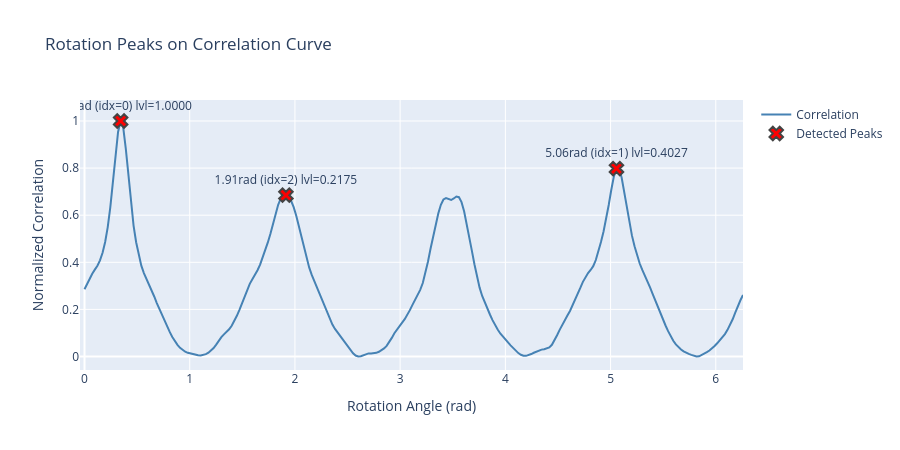

This figure's notebook cell:
### Markdown cell above
## Rotation Peaks

Detected rotation peaks (red x markers) overlaid on the correlation curve. Each peak shows the angle in radians and its index in the correlation array.

### Code cell
fig = go.Figure()

if rotation_corr is not None and rotation_corr.ndim == 2:
    indices = rotation_corr[:, 0]
    angles = rotation_corr[:, 1]
    correlations = rotation_corr[:, 2]
    fig.add_trace(go.Scatter(x=angles, y=correlations, mode='lines', name='Correlation', line=dict(width=2, color='steelblue')))
    fig.update_xaxes(title_text='Rotation Angle (rad)')
    fig.update_yaxes(title_text='Normalized Correlation')

if rotation_peaks is not None and rotation_peaks.ndim == 2:
    sort_idx = np.argsort(rotation_peaks[:, 0])
    sorted_peaks = rotation_peaks[sort_idx]
    peak_angles = sorted_peaks[:, 0]
    peak_heights = sorted_peaks[:, 1]
    level_potentials = sorted_peaks[:, 3]
    peak_indices = sorted_peaks[:, 4].astype(int)
    peak_text = [f'{a:.2f}rad (idx={idx}) lvl={l:.4f}' for a, idx, l in zip(peak_angles, peak_indices, level_potentials)]
    fig.add_trace(go.Scatter(x=peak_angles, y=peak_heights, mode='markers+text',
                             marker=dict(size=12, color='red', symbol='x', line=dict(width=2)),
                             text=peak_text,
                             textposition='top center',
                             name='Detected Peaks'))

fig.update_layout(height=450, width=900, title_text='Rotation Peaks on Correlation Curve')
fig.show()

### Figure 1 — Plotly figure (JSON) as saved in the notebook; plotly's stock layout.template omitted (floating-point values rounded to 4 significant figures; data arrays with more than 128 entries replaced by an {"elided": "..."} marker saying what was removed)
{"data": [{"line": {"color": "steelblue", "width": 2}, "mode": "lines", "name": "Correlation", "type": "scatter", "x": {"elided": "256 float values"}, "y": {"elided": "256 float values"}}, {"marker": {"color": "red", "line": {"width": 2}, "size": 12, "symbol": "x"}, "mode": "markers+text", "name": "Detected Peaks", "text": ["0.34rad (idx=0) lvl=1.0000", "1.91rad (idx=2) lvl=0.2175", "5.06rad (idx=1) lvl=0.4027"], "textposition": "top center", "type": "scatter", "x": [0.3436, 1.914, 5.056], "y": [1.0, 0.685, 0.798]}], "layout": {"height": 450, "title": {"text": "Rotation Peaks on Correlation Curve"}, "width": 900, "xaxis": {"title": {"text": "Rotation Angle (rad)"}}, "yaxis": {"title": {"text": "Normalized Correlation"}}}}
